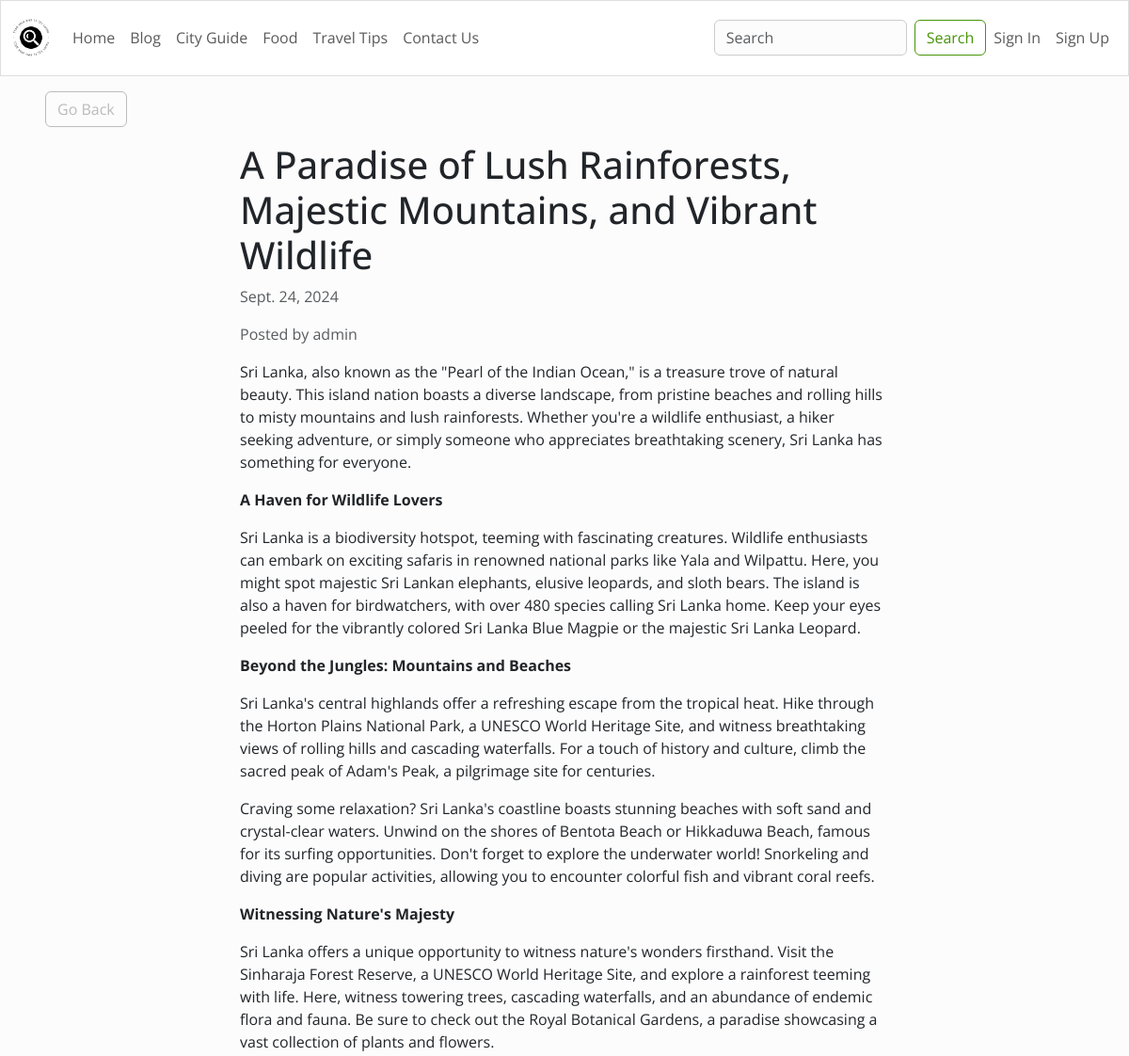
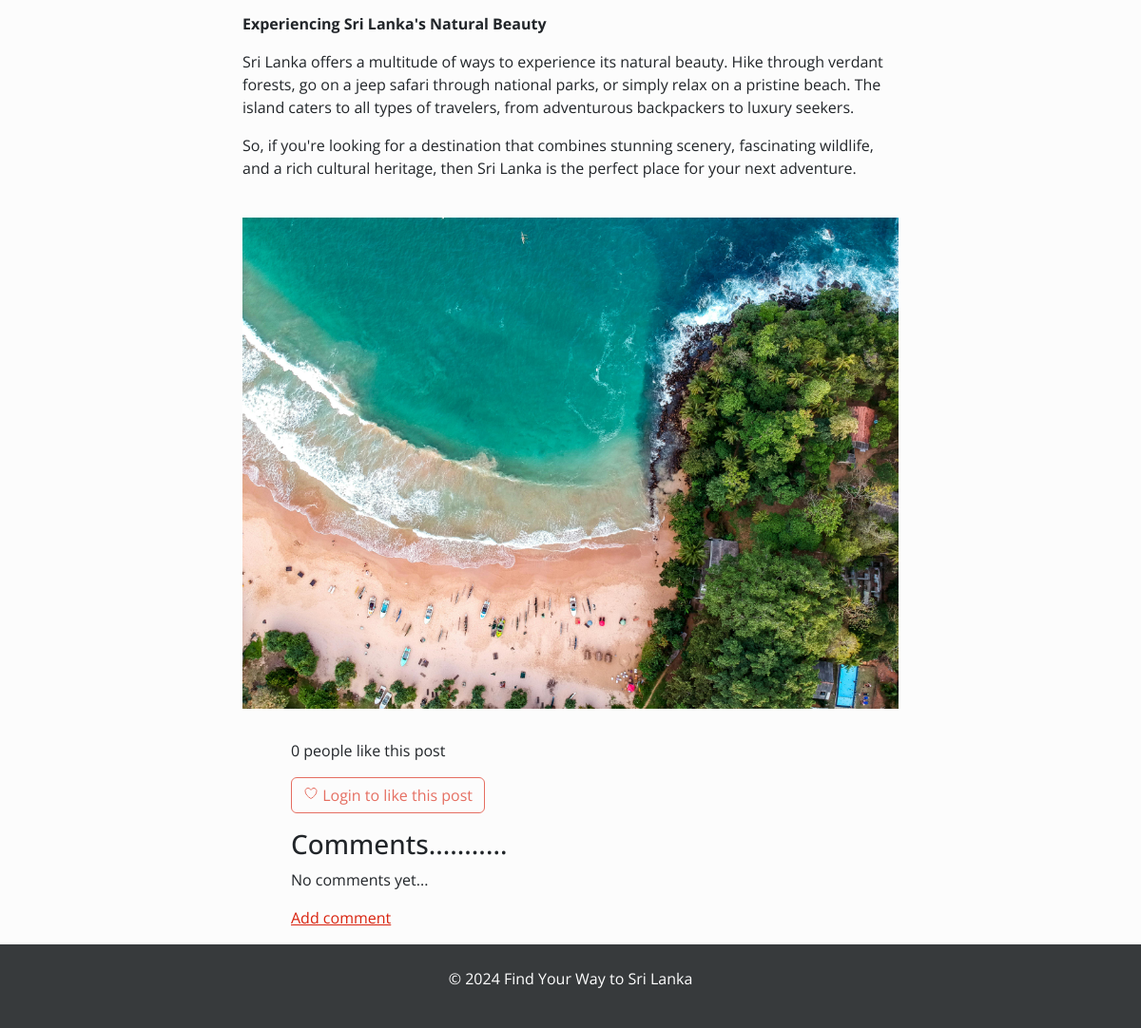
/1/, run on the app's committed database (2 pictures, top to bottom).
### blog/models.py (models this page shows, shortened)
class Article(models.Model):
    title = models.CharField(max_length=255)
    content = HTMLField()
    date = models.DateField(auto_now_add=True)
    author = models.ForeignKey(User, on_delete=models.CASCADE)
    featured = models.BooleanField(default=False)
    likes = models.ManyToManyField(User, related_name='likes', blank=True)
    articale_image = models.ImageField(upload_to='', default='placeholder.png')

### blog/views.py (the view)
# urls.py: path('<int:pk>/', DetailArticleView.as_view(), name='detail_article'),  # Mapping article detail URLs
class DetailArticleView(DetailView):
    model = Article
    template_name = 'blog/blog_post.html'
    def get_context_data(self, *args, **kwargs):
        context = super().get_context_data(*args, **kwargs)
        context['liked_by_user'] = False
        article = Article.objects.get(id=self.kwargs.get('pk'))
        if article.likes.filter(pk=self.request.user.id).exists():
            context['liked_by_user'] = True
        context['pk'] = self.kwargs.get('pk')
        return context

### blog/templates/blog/blog_post.html (shortened to what this page needs)
{% extends 'blog/base.html' %}
{% block content %}
<div class="row">
    <div class="col-md-4 col-12 mx-md-5 mx-2 mt-md-3 my-3">
        <a class="btn btn-outline-secondary" href="{% url 'blog' %}">Go Back</a>
    </div>
</div>
<div class="row">
    <div class="col-md-7 col-12 mx-md-auto mb-3 pb-2 mx-3">
        <h1>{{ object.title }}</h1>
        <p class="text-muted">{{ object.date }}</p>
        <p class="text-muted">Posted by {{ object.author.username }}</p>
        <div>
            {{ object.content|safe }}
        </div>
    </div>
</div>
{% if object.articale_image and not "placeholder" in object.articale_image.url %}
<div class="row">
    <div class="col-md-7 col-12 mx-md-auto mb-3 mx-3">
        <img src="{{ object.articale_image.url }}" class="img-fluid" alt="Article Image">
    </div>
</div>
{% endif %}
<div class="row my-3">
    <div class="col-md-6 col-12 mx-md-auto mx-3">
        {% if object.likes.count == 1 %}
            <p>{{ object.likes.count }} person likes this post</p>
        {% else %}
            <p>{{ object.likes.count }} people like this post</p>
        {% endif %}
        {% if request.user.is_authenticated %}
            {% if liked_by_user %}
                <form method="POST" action="{% url 'like_article' object.id %}">
                    {% csrf_token %}
                    <button class="btn btn-outline-primary"><ion-icon name="heart-dislike-outline"></ion-icon> Unlike this post</button>
                </form>
            {% else %}
                <form method="POST" action="{% url 'like_article' object.id %}">
                    {% csrf_token %}
                    <button class="btn btn-outline-primary"><ion-icon name="heart-outline"></ion-icon> Like this post</button>
                </form>
            {% endif %}
        {% else %}
            <button class="btn btn-outline-primary" disabled><ion-icon name="heart-outline"></ion-icon> Login to like this post</button>
        {% endif %}
    </div>
</div>
<div class="row my-3">
    <div class="col-md-6 col-12 mx-md-auto mx-3">
        <h3>Comments...........</h3>
        {% if not object.comment_set.all %}
            <p>No comments yet...</p>
            <a href="{% url 'add_comment' pk=object.pk %}">Add comment</a>
        {% else %}
            {% for comment in object.comment_set.all %}
                <p class="comment-details">{{ comment.commenter.username }} - {{ comment.created_at }}</p>
                <p>{{ comment.text }}</p>
            {% endfor %}
            <a href="{% url 'add_comment' pk=object.pk %}">Add comment</a>
        {% endif %}
    </div>
</div>
{% endblock content %}

### static/css/style.css (style rules this page uses)
* { margin: 0; }

### data on the page
Article: title "A Paradise of Lush Rainforests, Majestic Mountains, and Vibrant Wildlife", date "Sept. 24, 2024", author.username "admin", content "Sri Lanka, also known as the \"Pearl of the Indian Ocean,\" is a treasure trove of natural beauty. This island nation boasts a diverse landscape, from pristine beaches and rolling hills to misty mountains and lush rainforests. Whether you're a wildlife enthusiast, a hiker seeking adventure, or simply someone who appreciates breathtaking scenery, Sri Lanka has something for everyone. A Haven for Wildlife Lovers Sri Lanka is a biodiversity hotspot, teeming with fascinating creatures. Wildlife enthusiasts can embark on exciting safaris in renowned national parks like Yala and Wilpattu. Here, you might spot majestic Sri Lankan elephants, elusive leopards, and sloth bears. The island is also a…", articale_image (picture), likes.count "0"
